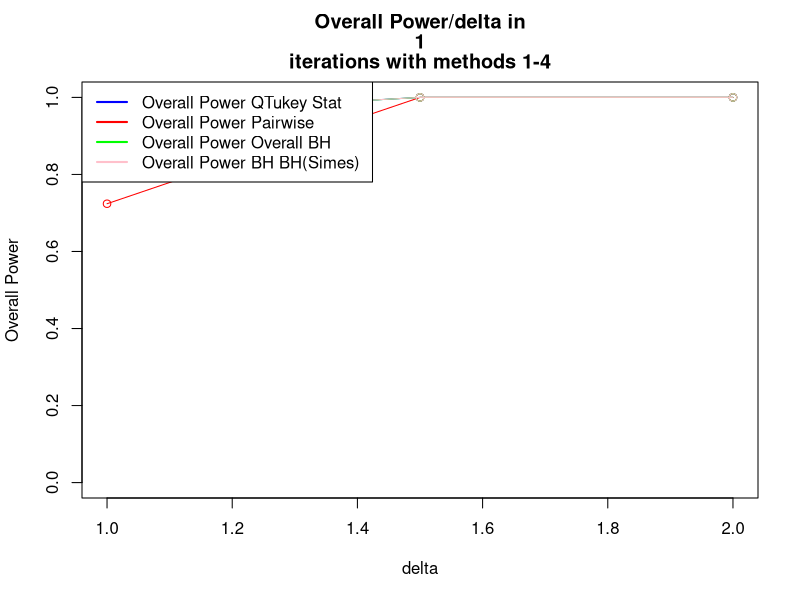
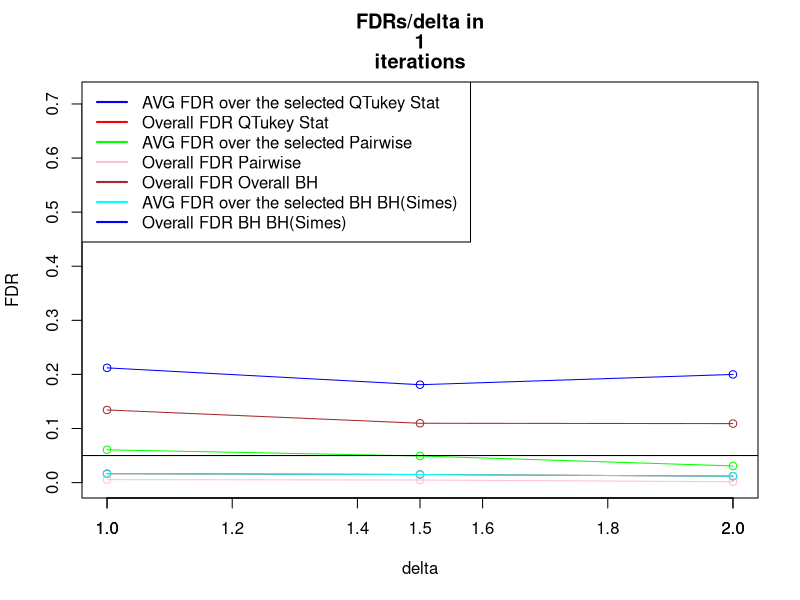
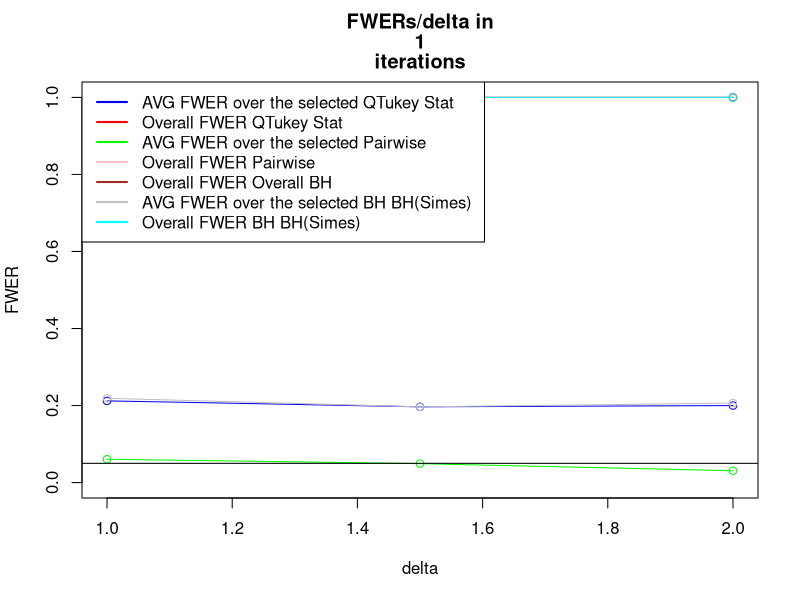
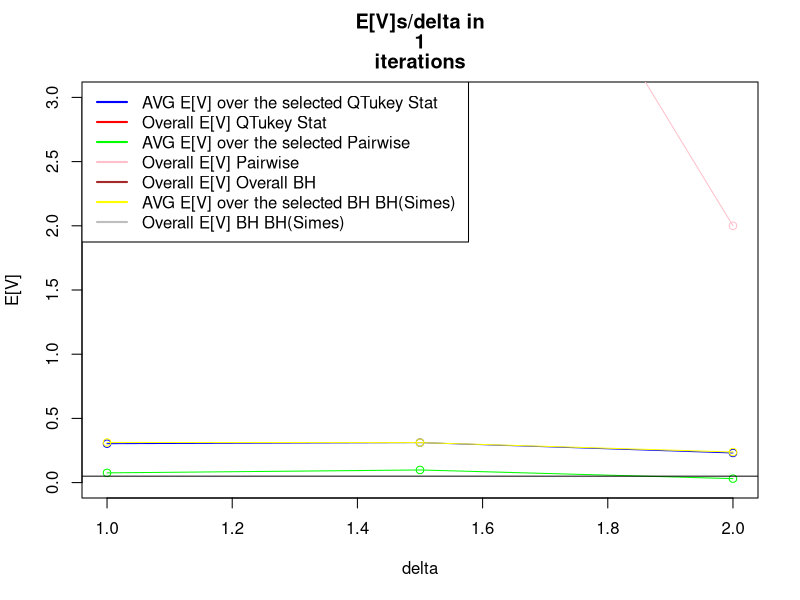
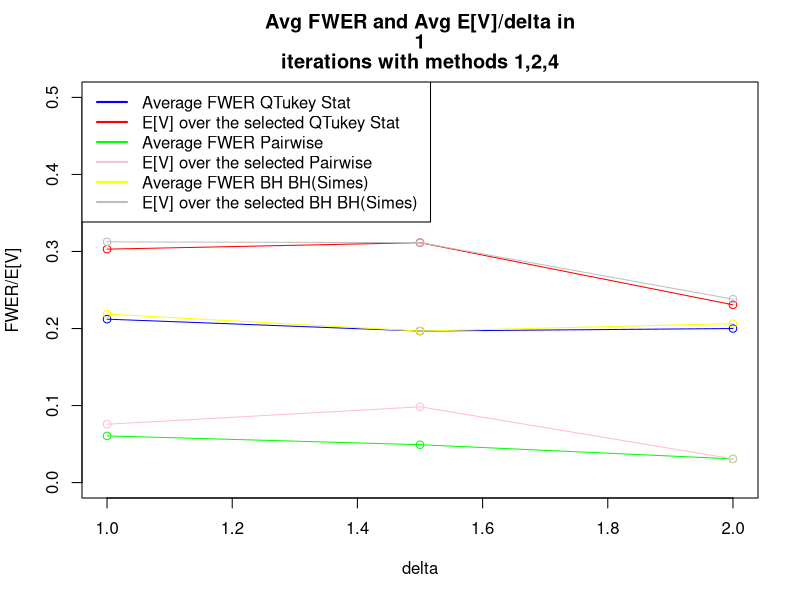

Recreate these plots in R, in order. (Note: this script raises an error after producing the figures.)
iteration <- setClass ("iteration",
                       #Data structure that holds data regarding a certain iteration (=manipulation of random numbers)        
                       slots=c(xbars="numeric",
                               pvals="numeric",
                               refVec="logical",
                               numOfTrues="numeric",
                               size="numeric",
                               proceduresApplied= "list"
                               
                       )
)
procedure <- setClass ("procedure",
                       #a data structure holding the results of certain procedure applied to an iteration
                       
                       slots=c(procedureName="function",
                               rejects="list",
                               fr="numeric",
                               power="numeric",
                               fdr="numeric",
                               fwer="numeric"
                       )
)

calcSimesPVals<- function (PVals){
  min(p.adjust(PVals, method="BH"))
}


calcPower<-function (rejectsLength, falseRejections, size,numOfFalseH0sInRef,details=FALSE){
  #returns num of  true rejections divided by the number of planned rejections
  #Prof Benjamini said: if a family has no signal then its' power is NaN.
  if (details==TRUE){
    print ("POWER CALC:")
    print (c("rejects:", rejectsLength))
    print (c("fr:", falseRejections))
    print (c("size:", size))
    print (c("numOfFalseH0sInRef:", numOfFalseH0sInRef))
    print (c("Power",(rejectsLength-falseRejections)/(size-numOfFalseH0sInRef)))
  }
  return ((rejectsLength-falseRejections)/(size-numOfFalseH0sInRef))
}

calcFDR<- function (rejects,falseRejections){
  if (rejects$length==0) return (0)
  else 
    return (falseRejections/rejects$length)
}

calcFWER<- function (rejects, falseRejections){
  if (rejects$length==0)
    return (0)
  if (falseRejections>0) 
    return (1)
  if (falseRejections==0) 
    return (0)
}

countFalseFamilyRejections <- function (rejects, numOfSignalFamilies){
  if (rejects$length==0){ #if there were no rejects at all
    return (0)
  }
  return (length(which(rejects$ix>numOfSignalFamilies)))
}

countFalseRejections<-function (rejects , refVec){
  if (rejects$length==0){ #if there were no rejects at all
    return (0)
  }
  
  fr<-0 #false rejections counter
  for (i in 1:rejects$length){ # count num of false rejects
#         print (c("len", length(refVec)))
#         print (c("rejects ix:" , rejects$ix[i]))
    if (refVec[rejects$ix[i]]==FALSE) { #if the rejection was false
      fr<-fr+1
    }
  }
  return (fr) 
}

SelectFamiliesBH<-function (familiesSimesPVals){
  #b<-p.adjust(familiesSimesPVals,method="BH")
  #return (which(b<0.05))
  #print ("SELECT: ")
  #print (Preject(familiesSimesPVals))
  #print ("BH SELECT")
  return (Preject(method="BH", pvals=familiesSimesPVals))
  
}  
#return Array of Selected Families and old ixs


OverallBHSelectedFamilies<-function (jointRejects,numOfGroups){
  newIXs<-unique(as.integer((jointRejects$ix-1)/(choose(numOfGroups,2))))+1
  return (list ("length"=length(newIXs), "ix"=newIXs))
  
}


rejectTukey <- function (xbars,S,groupSize,qStar){
  statistics=as.numeric(dist(xbars)/sqrt(S/groupSize))
  b<-which(statistics>=qStar)
  
  #   print (statistics)
  #   print ("Q*")
  #   print (qStar)
  #   print (list("length"=length(b), "ix"=b))
  return (list("length"=length(b), "ix"=b))
}

Preject <- function (method="BH", pvals=c(0), details=FALSE, alpha =0.05){
  a<-p.adjust(p=pvals,method=method)
  #   print (a)
  b<- which(a<alpha)
  return (list ("length"=length(b), "ix"=b))
}

calcTukeyPVal <-function(xbars,S,groupSize, numOfGroups){
  pval<- 1-ptukey(q=max(dist(xbars))/sqrt(S/groupSize), 
                  nmeans=numOfGroups ,df=numOfGroups * (groupSize-1))
  return (pval)
}

calcPairwisePVals <-function (xbars,S,groupSize, numOfGroups,i=1,details=FALSE){
  ##useful for method C phase 2
  pvals=2*(1-pt(q=dist(xbars)/sqrt(2*S[i]/groupSize),
                df= numOfGroups*(groupSize-1)))
  if (details==TRUE){
    print (c("PAIRWISE", pvals))
    print (as.numeric(pvals))
  }
  #   readline()
  return (as.numeric(pvals))
}

getRandomXBars <-function (size, numOfTrues, truesMu1=0, falsesMu1, sd=1,DesVector=NaN,details=FALSE){
  #if there's a Design vector supplied, normals will be generated according to it
  # otherwise the xbars will be made with the given parameters.
  
  if (is.nan(DesVector)[1]){
    xbar<- rep(NA,size) #init xbar
    xbar[1:numOfTrues]<- (rnorm(n=numOfTrues,mean=truesMu1,sd=sd)) 
    #define the null first families
    xbar[(numOfTrues+1):size]<- (rnorm(n=size-numOfTrues,mean=falsesMu1,sd=sd)) 
    #define the non-null last families  
  }
  else{
    xbar<- rep(NA,length(DesVector)) #init xbar
    xbar<- (rnorm(n=length(DesVector),mean=DesVector,sd=sd))   
  }
  if (details==TRUE){
    print (DesVector)
    print (xbar)  
  }
  
  #   readline()
  return (xbar)
}


setDesVector <-function (size, numOfZeros,mu=4){
  a<-rep(0,numOfZeros)
  b<-rep(mu,size-numOfZeros)
  return (c(a,b))
}

setRefVectorBig <-function(size, numOfZeros,mu, DesVector=NaN, details=FALSE){
  
  if (is.nan(DesVector)[1]){
    DesVector<-setDesVector(size,numOfZeros,mu)
  }
  
  if (details==TRUE){
    print ("DesVector:")
    print (DesVector)
    print ("RefVector:")
    print (as.logical(dist(DesVector)))
  }
  return (as.logical(dist(DesVector)))
}

# this method works only for numOfGroups=3, setRefVectorBig does this right for larger sizes
# setRefVector <- function (size, numOfTrues){
#   #initialize reference vector
#   refvec<-rep (NA,size)
#   refvec[1:numOfTrues]<- TRUE # these will be true discoveries
#   refvec[(numOfTrues+1):size]<- FALSE # these will be False Discoveries
#   return (refvec)
# }


#method A(3): Overall BH (one level)
#method B(2): QTukey Statistics (2 levels) 1: TukeyPval , 2: QTukey Stat
#method C(1): BH with pairwise Pval (2 levels) 1: TukeyPVal, 2:Pairwise PVal
#method 4: BH-BH (2 Levels: using Simes pval on first level )

#this algorithm builds "numOfFamilies" families, each family of size "numOfGroups",
#with "numOfTrues" trues and the rest of the families are false, with "numOfSignalFamilies"
#families in which there 
#is signal (=numOfTrues is used), and the rest of the families are with no signal (all mus are 0)
#then uses 3 different methods to reject.
tukeyTest2 <-function(n=10000, numOfFamilies=40, numOfGroups=3, numOfTrues=1, numOfSignalFamilies=5,
                      mindelta=0, maxdelta=4, interval=0.5, alpha=0.05, groupSize=16,details=FALSE,DesVector=NaN){
  
  
  #definition of constant df
  df=numOfGroups*(groupSize-1) #calculate degs of freedom
  
  #define constant methodnames
  METHOD_NAMES=rbind("QTukey Stat", "Pairwise", "Overall BH", "BH BH(Simes)")
  
  #decleration of matrices to keep means, size is # of methods * the number of mu values 
  OvrPowerMeans<-matrix(0,4,(maxdelta-mindelta)/interval+1)
  AVGPowerMeans<-matrix(0,4,(maxdelta-mindelta)/interval+1)
  AVGFDRMeans<-matrix(0,4,(maxdelta-mindelta)/interval+1)
  OvrFDRMeans<-matrix(0,4,(maxdelta-mindelta)/interval+1)
  AVGFWERMeans<-matrix(0,4,(maxdelta-mindelta)/interval+1)
  OvrFWERMeans<-matrix(0,4,(maxdelta-mindelta)/interval+1)
  OvrFRMeans<-matrix(0,4,(maxdelta-mindelta)/interval+1)
  AVGFRMeans<-matrix(0,4,(maxdelta-mindelta)/interval+1)
  
  FAMILYpowerMeans<-matrix(0,4,(maxdelta-mindelta)/interval+1)
  FAMILYFDRMeans<-matrix(0,4,(maxdelta-mindelta)/interval+1)
  FAMILYFWERMeans<-matrix(0,4,(maxdelta-mindelta)/interval+1)
  
  #declration of matrices to keep s.deviation, size is # of methods * the number of mu values 
  OvrPowerSD<-matrix(0,4,(maxdelta-mindelta)/interval+1)
  AVGPowerSD<-matrix(0,4,(maxdelta-mindelta)/interval+1)
  AVGFDRSD<-matrix(0,4,(maxdelta-mindelta)/interval+1)
  OvrFDRSD<-matrix(0,4,(maxdelta-mindelta)/interval+1)
  AVGFWERSD<-matrix(0,4,(maxdelta-mindelta)/interval+1)
  OvrFWERSD<-matrix(0,4,(maxdelta-mindelta)/interval+1)
  OvrFRSD<-matrix(0,4,(maxdelta-mindelta)/interval+1)
  AVGFRSD<-matrix(0,4,(maxdelta-mindelta)/interval+1)
  
  FAMILYpowerSD<-matrix(0,4,(maxdelta-mindelta)/interval+1)
  FAMILYFDRSD<-matrix(0,4,(maxdelta-mindelta)/interval+1)
  FAMILYFWERSD<-matrix(0,4,(maxdelta-mindelta)/interval+1)
  #   PowerOutput<-list()
  
  for (delta in seq(mindelta,maxdelta,interval)){
    
    #matrices for each delta
    TotalAVGFDR<-matrix(0,4,n)
    TotalAVGFWER<-matrix(0,4,n)
    TotalAVGPower<-matrix(0,4,n)
    TotalOvrFWER<-matrix(0,4,n)
    TotalOvrPower<-matrix(0,4,n)
    TotalAVGFR<-matrix(0,4,n)
    TotalOvrFR<-matrix(0,4,n)
    TotalOvrFDR<-matrix(0,4,n)
    FAMILYpower<-matrix(0,4,n)
    FAMILYFDR<-matrix(0,4,n)
    FAMILYFWER<-matrix(0,4,n)
    FAMILYFR<-matrix(0,4,n)
    
    print (delta)
    #     readline()
    
    #each iteration
    for (iters in 1:n){
      #       print (c("iter:" ,iters))
      
      #setup  of variables
      familyArray= list(numOfFamilies);
      familiesTukeyPVals = numeric(numOfFamilies);
      familiesSimesPVals = numeric(numOfFamilies);
      
      SelectedFamilies<-list(0);
      OverallRejectsLength<-numeric(4) # 4 slots for each method B/C/*/4
      OverallFR <- numeric(4)
      FDRSum <-numeric(4)
      FWERSum <- numeric(4)
      POWERSum <- numeric(4)
      
      if (is.nan(DesVector[1])){ #if desvector was not entered
        DesVector=c(rep(0,numOfGroups-numOfTrues), rep(1,numOfTrues))
      }
      numOfGroups=length(DesVector)
      tempDes=as.logical(dist(DesVector))
      numOfTrues=length(tempDes[tempDes==TRUE])
#         print (numOfGroups)
#         print (numOfTrues)
#       
      jointFamily <- new ("iteration",
                          size=choose(numOfGroups,2)*numOfFamilies,
                          numOfTrues=0+
                            #num of true hypotheses in the no signal zone
                            numOfSignalFamilies*(numOfTrues)
                          #num of true hypotheses in the signal zone           
      )
#             print (jointFamily)
      #       readline()
      ##init variance vector
      S=rchisq(n=numOfFamilies,df=df)/df
      
      for (i in 1:numOfFamilies){
        
        familyArray[[i]]= new ("iteration",
                               size=choose (numOfGroups,2),
                               numOfTrues=numOfTrues #=1
                               
        ) #init family
        
        
        if (i<=numOfSignalFamilies){ #first m1 families with signal
          
          
          familyArray[[i]]@refVec=setRefVectorBig(
            size=numOfGroups,
            numOfZeros=numOfGroups-numOfTrues,
            mu=delta,
            DesVector=DesVector,
            details=FALSE)
          
          #           print ("Reference vector:")
          #           print (familyArray[[i]]@refVec)
          #build reference Vector
#           tempDes<-DesVector
          #           tempDes[tempDes==0]<-(-delta)
#           print (i)
          familyArray[[i]]@xbars=getRandomXBars(size=numOfGroups,
                                                sd=sqrt(1/groupSize),
                                                DesVector=DesVector*delta,
                                                details=FALSE)
#           readline()
        }
        else { #m-m1 families no signal
          familyArray[[i]]@refVec=setRefVectorBig(
            size=numOfGroups,
            numOfZeros=numOfGroups,
            mu=0,
            details=FALSE)
          
          #build reference Vector (we set numOfTrues as 1 and falsesdelta as 0 so that all xbars are
          #generated around 0, the value of numOfTrues doesnt matter here)
#           print (i)
          familyArray[[i]]@xbars=getRandomXBars(size=numOfGroups,
                                                numOfTrues=1,
                                                falsesMu1=0,
                                                sd=sqrt(1/groupSize),
                                                details=FALSE)
        }
        #                             print ("Reference vector:")
        #                             print (familyArray[[i]]@refVec)
        if (details==TRUE){
          #                    print (i)
          #                    print (familyArray[[i]]@xbars)         
        } #end details print
        
        #calc Pairwise PVals for Method C(1)
        familyArray[[i]]@pvals=calcPairwisePVals(familyArray[[i]]@xbars,
                                                 S,
                                                 groupSize,
                                                 numOfGroups,
                                                 i=i,
                                                 details=FALSE)
        #        readline()
       
        
        familyArray[[i]]@proceduresApplied=append(familyArray[[i]]@proceduresApplied,
                                                  new ("procedure"))
        familyArray[[i]]@proceduresApplied=append(familyArray[[i]]@proceduresApplied,
                                                  new ("procedure"))
        familyArray[[i]]@proceduresApplied=append(familyArray[[i]]@proceduresApplied,
                                                  new ("procedure"))
        familyArray[[i]]@proceduresApplied=append(familyArray[[i]]@proceduresApplied,
                                                  new ("procedure"))
        familiesTukeyPVals[i]=calcTukeyPVal(familyArray[[i]]@xbars
                                            ,S[i],groupSize, numOfGroups)
        familiesSimesPVals[i]=calcSimesPVals(familyArray[[i]]@pvals)
        
        #calc Tukey PVals for method B(2)
        
#                 print (c("family tukey pval", i, familiesTukeyPVals[i]))
        
        #add to jointFamily for methods 3-4
        jointFamily@refVec=append(jointFamily@refVec,familyArray[[i]]@refVec)
        jointFamily@xbars=append(jointFamily@xbars,familyArray[[i]]@xbars)
        jointFamily@pvals=append(jointFamily@pvals,familyArray[[i]]@pvals)
        jointFamily@proceduresApplied=append(familyArray[[i]]@proceduresApplied,
                                             new ("procedure"))
        jointFamily@proceduresApplied=append(familyArray[[i]]@proceduresApplied,
                                             new ("procedure"))
      } #end for i
      
      if (details==TRUE){
        #         print (jointFamily)
        #         print (familiesSimesPVals)
        #         readline()
      }
      
      #method B,C step 1: select interesting families using BH
      SelectedFamilies[[1]]<-SelectFamiliesBH(familiesTukeyPVals)
      SelectedFamilies[[2]]<-SelectedFamilies[[1]] #for this stage selection for both methods is the same
      qStar=qtukey(p=1-alpha*SelectedFamilies[[1]]$length/numOfFamilies,
                   nmeans=numOfGroups,df=df)
      SelectedFamilies[[4]]<-SelectFamiliesBH(familiesSimesPVals)
      #method 3 - overall BH - take joint family and reject in it using BH
      jointFamily@proceduresApplied[[1]]@rejects=Preject(method="BH", pvals=jointFamily@pvals, alpha=0.05)
      
      SelectedFamilies[[3]]<-OverallBHSelectedFamilies(jointFamily@proceduresApplied[[1]]@rejects, numOfGroups)
#       print (SelectedFamilies[[3]])
      
      #       print (familyArray[[i]]@pvals, qStar)
#             print ("SELECTS FROM METHOD 4")
#             print (SelectedFamilies[[4]])
#                   readline()
      
      #calc Family Stats:
      for (methodix in 1:4){
        FAMILYFR[methodix,iters]<-countFalseFamilyRejections(SelectedFamilies[[methodix]],numOfSignalFamilies)
        
        FAMILYpower[methodix,iters]<-calcPower(rejects=SelectedFamilies[[methodix]]$length,
                                               falseRejections=FAMILYFR[methodix,iters],
                                               size=numOfFamilies,
                                               numOfFalseH0sInRef=numOfFamilies-numOfSignalFamilies,
                                               details=FALSE
        ) 
        FAMILYFDR[methodix,iters]<-calcFDR(rejects=SelectedFamilies[[methodix]],falseRejections=FAMILYFR[methodix,iters])
        FAMILYFWER[methodix,iters]<-calcFWER(rejects=SelectedFamilies[[methodix]],falseRejections=FAMILYFR[methodix,iters])
        
        if (details==TRUE){
          print (c("FAMILY POWER",methodix, FAMILYpower[methodix,iters]))
          print (c("FAMILY FR",methodix, FAMILYFR[methodix,iters]))
          print (c("FAMILY FDR",methodix, FAMILYFDR[methodix,iters]))
          print (c("FAMILY FWER",methodix, FAMILYFWER[methodix,iters]))
        }
      }
      
      
      ##method 1/2/4 step 2: #process BH/QTukey on selected families
      for (methodix in 1:4){ #run through methods
        
        #                 print (c("METHOD:", methodix))
        if (SelectedFamilies[[methodix]]$length>0){   #if there are any selected families
          for (i in 1:SelectedFamilies[[methodix]]$length){ #run thru selected families
            
            if (methodix==1 || methodix==4){
              #method 1=method C
              #method 4= BH BH (simes)
              #print ("1")
              # reject inside the selected families with BH alpha=0.05*r/m
              familyArray[[SelectedFamilies[[methodix]]$ix[i]]]@proceduresApplied[[methodix]]@rejects<-
                Preject(method="BH", pvals=familyArray[[SelectedFamilies[[methodix]]$ix[i]]]@pvals, 
                        alpha=alpha*SelectedFamilies[[methodix]]$length/numOfFamilies)
            }
            if (methodix==2){
              #methodB
              #print ("2")
              # reject inside the selected families with QTUKEY threshold
              familyArray[[SelectedFamilies[[methodix]]$ix[i]]]@proceduresApplied[[2]]@rejects<-
                rejectTukey( familyArray[[SelectedFamilies[[methodix]]$ix[i]]]@xbars,
                             S[SelectedFamilies[[methodix]]$ix[i]],
                             groupSize,
                             qStar)
              #               print (dist(familyArray[[SelectedFamilies[[methodix]]$ix[i]]]@xbars))
              #               print (familyArray[[SelectedFamilies[[methodix]]$ix[i]]]@refVec)
              #               readline()
            }
            
            if (methodix==3){
              #find the subset of the jointfamily which is corresponding to the i'th family rejects.
              familyNum<-SelectedFamilies[[methodix]]$ix[i]
#                             print (SelectedFamilies[[methodix]]$ix)
#                             print (c("familynum", familyNum, "numoFfamilies", numOfFamilies))
              m3rejects<-jointFamily@proceduresApplied[[1]]@rejects$ix
#                             print (m3rejects)
#                             print (numOfGroups)
                    
              # 
#               print (i)
              m3rejects<-m3rejects[m3rejects> (familyNum-1)*choose(numOfGroups,2) &
                                     m3rejects<= (familyNum)*choose(numOfGroups,2)] 
#               print (m3rejects)
              m3rejects<- (m3rejects %% choose(numOfGroups,2))
#               print (m3rejects)
#               print (m3rejects[m3rejects==0]);
              m3rejects[m3rejects==0]<- choose(numOfGroups,2)                         
              #               print ("after modulus")
#               print ("Method 3 rejects")
#                             print (m3rejects)
          

              familyArray[[SelectedFamilies[[methodix]]$ix[i]]]@proceduresApplied[[methodix]]@rejects<-
                list("length"=length(m3rejects), "ix"=m3rejects)
              
              
              #calc stats for joint family
              jointFamily@proceduresApplied[[methodix-2]]@fr=countFalseRejections(jointFamily@proceduresApplied[[methodix-2]]@rejects,jointFamily@refVec)
              jointFamily@proceduresApplied[[methodix-2]]@power=calcPower(jointFamily@proceduresApplied[[methodix-2]]@rejects$length,
                                                                          jointFamily@proceduresApplied[[methodix-2]]@fr,
                                                                          jointFamily@size, 
                                                                          jointFamily@size-jointFamily@numOfTrues)
              jointFamily@proceduresApplied[[methodix-2]]@fdr=calcFDR(jointFamily@proceduresApplied[[methodix-2]]@rejects,
                                                                      jointFamily@proceduresApplied[[methodix-2]]@fr)
              jointFamily@proceduresApplied[[methodix-2]]@fwer=calcFWER(jointFamily@proceduresApplied[[methodix-2]]@rejects, 
                                                                        jointFamily@proceduresApplied[[methodix-2]]@fr)
# readline()
              TotalOvrFDR[methodix,iters]=jointFamily@proceduresApplied[[methodix-2]]@fdr
              TotalOvrFWER[methodix,iters]=jointFamily@proceduresApplied[[methodix-2]]@fwer          
              TotalOvrFR[methodix,iters]=jointFamily@proceduresApplied[[methodix-2]]@fr
              TotalOvrPower[methodix,iters]=jointFamily@proceduresApplied[[methodix-2]]@power  					
            } #end methodix 3
     
            #calc frs,power,fdr,fwer for the ith selectedfamily
            familyArray[[SelectedFamilies[[methodix]]$ix[i]]]@proceduresApplied[[methodix]]@fr=
              countFalseRejections(
                familyArray[[SelectedFamilies[[methodix]]$ix[i]]]@proceduresApplied[[methodix]]@rejects,
                familyArray[[SelectedFamilies[[methodix]]$ix[i]]]@refVec)
            
            familyArray[[SelectedFamilies[[methodix]]$ix[i]]]@proceduresApplied[[methodix]]@power=
              calcPower(familyArray[[SelectedFamilies[[methodix]]$ix[i]]]@proceduresApplied[[methodix]]@rejects$length,
                        familyArray[[SelectedFamilies[[methodix]]$ix[i]]]@proceduresApplied[[methodix]]@fr, 
                        familyArray[[SelectedFamilies[[methodix]]$ix[i]]]@size, 
                        length(which(familyArray[[SelectedFamilies[[methodix]]$ix[i]]]@refVec==FALSE)), 
                        details=FALSE)
            
            familyArray[[SelectedFamilies[[methodix]]$ix[i]]]@proceduresApplied[[methodix]]@fdr=
              calcFDR(familyArray[[SelectedFamilies[[methodix]]$ix[i]]]@proceduresApplied[[methodix]]@rejects,
                      familyArray[[SelectedFamilies[[methodix]]$ix[i]]]@proceduresApplied[[methodix]]@fr)
            
            familyArray[[SelectedFamilies[[methodix]]$ix[i]]]@proceduresApplied[[methodix]]@fwer=
              calcFWER(familyArray[[SelectedFamilies[[methodix]]$ix[i]]]@proceduresApplied[[methodix]]@rejects,
                       familyArray[[SelectedFamilies[[methodix]]$ix[i]]]@proceduresApplied[[methodix]]@fr)
            if (details==TRUE){ 
              print (c("Family number:", SelectedFamilies[[methodix]]$ix[i]))
              print (c("FRs:", familyArray[[SelectedFamilies[[methodix]]$ix[i]]]@proceduresApplied[[methodix]]@fr))
              print (c("FDR:", familyArray[[SelectedFamilies[[methodix]]$ix[i]]]@proceduresApplied[[methodix]]@fdr))
              print (c("FWER: ", familyArray[[SelectedFamilies[[methodix]]$ix[i]]]@proceduresApplied[[methodix]]@fwer))
              print (c("Power: ", familyArray[[SelectedFamilies[[methodix]]$ix[i]]]@proceduresApplied[[methodix]]@power))
              print (c("Rejects:", familyArray[[SelectedFamilies[[methodix]]$ix[i]]]@proceduresApplied[[methodix]]@rejects$length))
            } #end details print
            POWERSum[methodix]=POWERSum[methodix]+ familyArray[[SelectedFamilies[[methodix]]$ix[i]]]@proceduresApplied[[methodix]]@power
            FDRSum[methodix]=FDRSum[methodix]+familyArray[[SelectedFamilies[[methodix]]$ix[i]]]@proceduresApplied[[methodix]]@fdr
            FWERSum[methodix]=FWERSum[methodix]+familyArray[[SelectedFamilies[[methodix]]$ix[i]]]@proceduresApplied[[methodix]]@fwer      		
            OverallFR[methodix]=OverallFR[methodix]+familyArray[[SelectedFamilies[[methodix]]$ix[i]]]@proceduresApplied[[methodix]]@fr
            OverallRejectsLength[methodix]=OverallRejectsLength[methodix]+familyArray[[SelectedFamilies[[methodix]]$ix[i]]]@
              proceduresApplied[[methodix]]@rejects$length
            #             
            #             print ("OVR REJECTS LENGTH")
            #             print (c("methodix", methodix))
            #             print (OverallRejectsLength[methodix])
            
          } #end for loop of i selected families     
          #           print (c("OVERALL REJECTS LENGTH method :", methodix ,OverallRejectsLength[methodix]))
          

          TotalAVGFDR[methodix, iters] <-FDRSum[methodix]/SelectedFamilies[[methodix]]$length
          if (is.nan(TotalAVGFDR[methodix, iters])) {
            TotalAVGFDR[methodix, iters]<-0
          }
          TotalAVGFWER[methodix, iters]<-FWERSum[methodix]/SelectedFamilies[[methodix]]$length
          if (is.nan(TotalAVGFDR[methodix, iters])) {
            TotalAVGFWER[methodix, iters]<-0
          }
          TotalAVGPower[methodix,iters]<-POWERSum[methodix]/SelectedFamilies[[methodix]]$length
          if (is.nan(TotalAVGPower[methodix, iters])) {
            TotalAVGPower[methodix, iters]<-0
          }
          #           print ("TOTAL OVR POWER CALC")
          #           print ("")
          TotalOvrPower[methodix, iters]<- calcPower(rejects=OverallRejectsLength[methodix],
                                                     falseRejections=OverallFR[methodix],
                                                     size=jointFamily@size,
                                                     numOfFalseH0sInRef=jointFamily@size-jointFamily@numOfTrues
          ) 
          
          TotalOvrFR[methodix, iters]<-OverallFR[methodix]
          TotalAVGFR[methodix, iters]<-OverallFR[methodix]/SelectedFamilies[[methodix]]$length
          
          TotalOvrFDR[methodix, iters]<- OverallFR[methodix]/OverallRejectsLength[methodix]
          if (is.nan(TotalOvrFDR[methodix, iters])) {
            TotalOvrFDR[methodix, iters]<-0
          }
          
          TotalOvrFWER[methodix, iters]<-sign(TotalOvrFDR[methodix, iters])
          if (is.nan(TotalOvrFWER[methodix, iters])) {
            TotalOvrFWER[methodix, iters]<-0
          }
          if (details==TRUE){
            print (c("Iteration:", iters, "delta:", delta, "method:", methodix))
            print (c("Average FDR:", FDRSum[methodix]/SelectedFamilies[[methodix]]$length))
            print (c("Overall FDR: ",  OverallFR[methodix]/OverallRejectsLength[methodix]))
            print (c("Average FWER: ", FWERSum[methodix]/SelectedFamilies[[methodix]]$length))
            print (c("Overall FR: ", OverallFR[methodix]))
            print (c("Interesting Families () are",SelectedFamilies[[methodix]]))
          
          }
          
          
        } #end if selected families exist
        else {
          #"no selected families in iteration - all stats  are 0"
          #           print ("no families selected")
          TotalAVGPower[methodix,iters]<-0
          TotalAVGFDR[methodix,iters]<-0
          TotalAVGFWER[methodix,iters]<-0
          TotalOvrFWER[methodix,iters]<-0
          TotalOvrPower[methodix,iters]<-0
          TotalOvrFR[methodix,iters]<-0
          TotalAVGFR[methodix,iters]<-0
          TotalOvrFDR[methodix,iters]<-0
        }
      } #end for methodix
      
      
      
      #			print ("TOTAL OVR FDR")
      #			print (TotalOvrFDR)
    } #end n for - iterations
    
    #print ("Total AVG FDR")
    #print (mean(TotalAVGFDR))
    #print ("Total AVG FWER")
    #print (mean(TotalAVGFWER))
    #print ("Total Ovr FR")
    #print (mean(TotalOvrFR))
    #print ("Total OVr FDR")
    #print (mean(TotalOvrFDR))
    
    for (methodix in 1:4){
      #calc final means
      AVGFDRMeans[methodix,(delta-mindelta)/interval+1]<-mean(TotalAVGFDR[methodix,])
      AVGFWERMeans[methodix,(delta-mindelta)/interval+1]<-mean(TotalAVGFWER[methodix,])
      AVGFRMeans[methodix,(delta-mindelta)/interval+1]<-mean(TotalAVGFR[methodix,])
      AVGPowerMeans[methodix,(delta-mindelta)/interval+1]<-mean(TotalAVGPower[methodix,])
      
      OvrPowerMeans[methodix,(delta-mindelta)/interval+1]<-mean(TotalOvrPower[methodix,])
      OvrFDRMeans[methodix,(delta-mindelta)/interval+1]<-mean(TotalOvrFDR[methodix,])
      OvrFWERMeans[methodix,(delta-mindelta)/interval+1]<-mean(TotalOvrFWER[methodix,])
      OvrFRMeans[methodix,(delta-mindelta)/interval+1]<-mean(TotalOvrFR[methodix,])
      
      FAMILYFDRMeans[methodix,(delta-mindelta)/interval+1]<-mean(FAMILYFDR[methodix,])
      FAMILYFWERMeans[methodix,(delta-mindelta)/interval+1]<-mean(FAMILYFWER[methodix,])
      FAMILYpowerMeans[methodix,(delta-mindelta)/interval+1]<-mean(FAMILYpower[methodix,])
      #calc final SDs
      AVGFDRSD[methodix,(delta-mindelta)/interval+1]<-sd(TotalAVGFDR[methodix,])
      OvrPowerSD[methodix,(delta-mindelta)/interval+1] <-sd(TotalOvrPower[methodix,])   
      AVGFWERSD[methodix,(delta-mindelta)/interval+1]<-sd(TotalAVGFWER[methodix,])
      AVGFRSD[methodix,(delta-mindelta)/interval+1]<-sd(TotalAVGFR[methodix,])
      
      OvrPowerSD[methodix,(delta-mindelta)/interval+1]<-sd(TotalOvrPower[methodix,])
      OvrFDRSD[methodix,(delta-mindelta)/interval+1]<-sd(TotalOvrFDR[methodix,])
      OvrFWERSD[methodix,(delta-mindelta)/interval+1]<-sd(TotalOvrFWER[methodix,])
      OvrFRSD[methodix,(delta-mindelta)/interval+1]<-sd(TotalOvrFR[methodix,])
      
      FAMILYFDRSD[methodix,(delta-mindelta)/interval+1]<-sd(FAMILYFDR[methodix,])
      FAMILYFWERSD[methodix,(delta-mindelta)/interval+1]<-sd(FAMILYFWER[methodix,])
      FAMILYpowerSD[methodix,(delta-mindelta)/interval+1]<-sd(FAMILYpower[methodix,])
      
      #			print ('Ovr fdrmeans')
      #			print (OvrFDRMeans)
      
    } #end methodix for 
    #     PowerOutput[[(mu-mindelta)/interval+1]]=TotalOvrPower
  } #end mu for
  
  
  
  #	print (OvrFDRMeans[1,])
  #	print (OvrFDRMeans[2,])
  #	print (AVGFDRMeans[1,])
  #	print (AVGFDRMeans[2,])
  #	
  
  plot (seq(mindelta,maxdelta,interval),OvrPowerMeans[1,], 
        col="blue", ylim=c(0,1),xlab= "delta", ylab= "Overall Power",
        main =c("Overall Power/delta in", n, "iterations with methods 1-4"), type="o")
  lines (seq(mindelta,maxdelta,interval),OvrPowerMeans[2,], col="red", type="o")
  lines (seq(mindelta,maxdelta,interval),OvrPowerMeans[3,], col="green", type="o")
  lines (seq(mindelta,maxdelta,interval),OvrPowerMeans[4,], col="pink", type="o")
  
  
  legend("topleft", 
         legend= c("Overall Power QTukey Stat ", "Overall Power Pairwise", 
                   "Overall Power Overall BH ","Overall Power BH BH(Simes) "), 
         lty=c(1,1,1,1),
         lwd=c(2,2,2,2),
         col=c("blue","red", "green", "pink")
  )
  plot (seq(mindelta,maxdelta,interval),AVGFDRMeans[1,], 
        col="blue", ylim=c(0,max(AVGFDRMeans[1,])+0.5),xlab= "delta", ylab= "FDR",
        main =c("FDRs/delta in", n, "iterations"), type="o",axes=TRUE)
  axis(side=1, at=seq(mindelta,maxdelta,interval));
  
  
  lines (seq(mindelta,maxdelta,interval),OvrFDRMeans[1,], col="red", type="o")
  lines (seq(mindelta,maxdelta,interval),AVGFDRMeans[2,], col="green", type="o")
  lines (seq(mindelta,maxdelta,interval),OvrFDRMeans[2,], col="pink", type="o")
  lines (seq(mindelta,maxdelta,interval),OvrFDRMeans[3,], col="brown", type="o")
  lines (seq(mindelta,maxdelta,interval),OvrFDRMeans[4,], col="cyan", type="o")
  abline (h=0.05, col="black")
  
  legend("topleft", 
         legend= c("AVG FDR over the selected QTukey Stat ", "Overall FDR QTukey Stat ",
                   "AVG FDR over the selected Pairwise", "Overall FDR Pairwise", 
                   "Overall FDR Overall BH ",
                   "AVG FDR over the selected BH BH(Simes) ", "Overall FDR BH BH(Simes) " ), 
         lty=c(1,1,1,1),
         lwd=c(2,2,2,2),
         col=c("blue","red", "green", "pink", "brown","cyan")
  )
  plot (seq(mindelta,maxdelta,interval),AVGFWERMeans[1,], 
        col="blue", ylim=c(0,1),xlab= "delta", ylab= "FWER",
        main =c("FWERs/delta in", n, "iterations"), type="o")
  lines (seq(mindelta,maxdelta,interval),OvrFWERMeans[1,], col="red", type="o")
  lines (seq(mindelta,maxdelta,interval),AVGFWERMeans[2,], col="green", type="o")
  lines (seq(mindelta,maxdelta,interval),OvrFWERMeans[2,], col="pink", type="o")
  lines (seq(mindelta,maxdelta,interval),OvrFWERMeans[3,], col="brown", type="o")
  lines (seq(mindelta,maxdelta,interval),AVGFWERMeans[4,], col="grey", type="o")
  lines (seq(mindelta,maxdelta,interval),OvrFWERMeans[4,], col="cyan", type="o")
  abline (h=0.05, col="black")
  
  legend("topleft", 
         legend= c("AVG FWER over the selected QTukey Stat ", "Overall FWER QTukey Stat ",
                   "AVG FWER over the selected Pairwise", "Overall FWER Pairwise", 
                   "Overall FWER Overall BH ", 
                   "AVG FWER over the selected BH BH(Simes) ","Overall FWER BH BH(Simes) "), 
         lty=c(1,1,1,1),
         lwd=c(2,2,2,2),
         col=c("blue","red", "green", "pink", "brown","grey", "cyan")
  )
  
  plot (seq(mindelta,maxdelta,interval),AVGFRMeans[1,], 
        col="blue", ylim=c(0,3),xlab= "delta", ylab= "E[V]",
        main =c("E[V]s/delta in", n, "iterations"), type="o")
  lines (seq(mindelta,maxdelta,interval),OvrFRMeans[1,], col="red", type="o")
  lines (seq(mindelta,maxdelta,interval),AVGFRMeans[2,], col="green", type="o")
  lines (seq(mindelta,maxdelta,interval),OvrFRMeans[2,], col="pink", type="o")
  lines (seq(mindelta,maxdelta,interval),OvrFRMeans[3,], col="brown", type="o")
  lines (seq(mindelta,maxdelta,interval),AVGFRMeans[4,], col="yellow", type="o")
  lines (seq(mindelta,maxdelta,interval),OvrFRMeans[4,], col="grey", type="o")
  abline (h=0.05, col="black")
  
  legend("topleft", 
         legend= c("AVG E[V] over the selected QTukey Stat ", "Overall E[V] QTukey Stat ", 
                   "AVG E[V] over the selected Pairwise", "Overall E[V] Pairwise", 
                   "Overall E[V] Overall BH ",
                   "AVG E[V] over the selected BH BH(Simes) ", "Overall E[V] BH BH(Simes) "), 
         lty=c(1,1,1,1),
         lwd=c(2,2,2,2),
         col=c("blue","red", "green", "pink", "brown","yellow","grey")
  )
  plot (seq(mindelta,maxdelta,interval),AVGFWERMeans[1,] , col="blue", ylim=c(0,0.5),
        ylab="FWER/E[V]", xlab="delta",
        main =c("Avg FWER and Avg E[V]/delta in", n, "iterations with methods 1,2,4"), type="o")
  #    readline()
  lines (seq(mindelta,maxdelta,interval),AVGFRMeans[1,], col="red", type="o")
  lines (seq(mindelta,maxdelta,interval),AVGFWERMeans[2,], col="green", type="o")
  lines (seq(mindelta,maxdelta,interval),AVGFRMeans[2,], col="pink", type="o")
  lines (seq(mindelta,maxdelta,interval),AVGFWERMeans[4,], col="yellow", type="o")
  lines (seq(mindelta,maxdelta,interval),AVGFRMeans[4,], col="grey", type="o")
  legend("topleft", 
         legend= c("Average FWER QTukey Stat ","E[V] over the selected QTukey Stat ",
                   "Average FWER Pairwise","E[V] over the selected Pairwise",
                   "Average FWER BH BH(Simes) ","E[V] over the selected BH BH(Simes) "), 
         lty=c(1,1,1,1),
         lwd=c(2,2,2,2),
         col=c("blue","red", "green", "pink","yellow","grey")
  )
  
  #change column names in table
  colnames(OvrPowerMeans)<-seq(mindelta,maxdelta,interval)
  colnames(AVGPowerMeans)<-seq(mindelta,maxdelta,interval)
  colnames(OvrFDRMeans)<-seq(mindelta,maxdelta,interval)
  colnames(AVGFDRMeans)<-seq(mindelta,maxdelta,interval)
  colnames(OvrFWERMeans)<-seq(mindelta,maxdelta,interval)
  colnames(OvrFRMeans)<-seq(mindelta,maxdelta,interval)
  colnames(AVGFRMeans)<-seq(mindelta,maxdelta,interval)
  colnames(AVGFWERMeans)<-seq(mindelta,maxdelta,interval)
  colnames(FAMILYFWERMeans)<-seq(mindelta,maxdelta,interval)
  colnames(FAMILYFDRMeans)<-seq(mindelta,maxdelta,interval)
  colnames(FAMILYpowerMeans)<-seq(mindelta,maxdelta,interval)
  
  colnames(OvrPowerSD)<-seq(mindelta,maxdelta,interval)
  colnames(AVGPowerSD)<-seq(mindelta,maxdelta,interval)
  colnames(OvrFDRSD)<-seq(mindelta,maxdelta,interval)
  colnames(AVGFDRSD)<-seq(mindelta,maxdelta,interval)
  colnames(OvrFWERSD)<-seq(mindelta,maxdelta,interval)
  colnames(OvrFRSD)<-seq(mindelta,maxdelta,interval)
  colnames(AVGFRSD)<-seq(mindelta,maxdelta,interval)
  colnames(AVGFWERSD)<-seq(mindelta,maxdelta,interval)
  colnames(FAMILYFWERSD)<-seq(mindelta,maxdelta,interval)
  colnames(FAMILYFDRSD)<-seq(mindelta,maxdelta,interval)
  colnames(FAMILYpowerSD)<-seq(mindelta,maxdelta,interval)
  #   rownames(OvrPowerMeans)<-c("QTukey Stat", "Pairwise", "Overall BH", "BH BH")
  
  print ("OVERALL POWER:")
  print (OvrPowerMeans)
  print ("AVG POWER:")
  print (AVGPowerMeans)
  print ("AVG FDR:")
  print( AVGFDRMeans)
  print ("OVERALL FDR:")
  print( OvrFDRMeans)
  print ("OVERALL FWER:")
  print(OvrFWERMeans)
  print ("OVERALL E[V]:")
  print(OvrFRMeans)
  print ("AVG E[V]: ")
  print (AVGFRMeans)
  print ("AVG FWER: ")
  print (AVGFWERMeans)
  print ("FAMILY POWER:")
  print (FAMILYpowerMeans)
  print ("FAMILY FDR:")
  print (FAMILYFDRMeans)
  print ("FAMILY FWER:")
  print (FAMILYFWERMeans)
  
  if (details==TRUE){
    print ("OVERALL POWER SD:")
    print (OvrPowerSD)
    print ("AVG POWER SD:")
    print (AVGPowerSD)
    print ("AVG FDR SD:")
    print( AVGFDRSD)
    print ("OVERALL FDR SD:")
    print( OvrFDRSD)
    print ("OVERALL FWER SD:")
    print(OvrFWERSD)
    print ("OVERALL E[V] SD:")
    print(OvrFRSD)
    print ("AVG E[V] SD: ")
    print (AVGFRSD)
    print ("AVG FWER SD: ")
    print (AVGFWERSD)
    print ("FAMILY POWER SD:")
    print (FAMILYpowerSD)
    print ("FAMILY FDR SD:")
    print (FAMILYFDRSD)
    print ("FAMILY FWER SD:")
    print (FAMILYFWERSD)
    
  }
  
  #export to EXCEL MEANS
  wb<-loadWorkbook(paste("TukeyTest MEANS",Sys.Date(),"numOfGroups=",numOfGroups,"n=",n,".xls"), create = TRUE)
  
  createSheet(wb, name = "AVG FDR")
  writeWorksheet(wb, cbind(METHOD_NAMES,AVGFDRMeans), sheet = "AVG FDR")
  createSheet(wb, name = "OVERALL POWER")
  writeWorksheet(wb, cbind(METHOD_NAMES,OvrPowerMeans),  sheet = "OVERALL POWER")
  createSheet(wb, name = "OVERALL FDR")
  writeWorksheet(wb, cbind(METHOD_NAMES,OvrFDRMeans), sheet = "OVERALL FDR")
  createSheet(wb, name = "OVERALL FWER")
  writeWorksheet(wb, cbind(METHOD_NAMES,OvrFWERMeans), sheet = "OVERALL FWER")
  createSheet(wb, name = "OVERALL E(V)")
  writeWorksheet(wb, cbind(METHOD_NAMES,OvrFRMeans), sheet = "OVERALL E(V)")
  createSheet(wb, name = "AVG E(V)")
  writeWorksheet(wb, cbind(METHOD_NAMES,AVGFRMeans), sheet = "AVG E(V)")
  createSheet(wb, name = "AVG FWER")
  writeWorksheet(wb, cbind(METHOD_NAMES,AVGFWERMeans), sheet = "AVG FWER")
  
  createSheet(wb, name = "FAMILY POWER")
  writeWorksheet(wb, cbind(METHOD_NAMES,OvrPowerMeans),  sheet = "FAMILY POWER")
  createSheet(wb, name = "FAMILY FDR")
  writeWorksheet(wb, cbind(METHOD_NAMES,OvrFDRMeans), sheet = "FAMILY FDR")
  createSheet(wb, name = "FAMILY FWER")
  writeWorksheet(wb, cbind(METHOD_NAMES,OvrFWERMeans), sheet = "FAMILY FWER")
  
  saveWorkbook(wb)
  
  #export to EXCEL SDs
  wb<-loadWorkbook(paste("TukeyTest sd",format(Sys.time(), "%d%m%y-%H-%M"),"numOfGroups=",numOfGroups,"n=",n,".xls"), create = TRUE)
  
  createSheet(wb, name = "AVG FDR")
  writeWorksheet(wb, cbind(METHOD_NAMES,AVGFDRSD), sheet = "AVG FDR")
  createSheet(wb, name = "OVERALL POWER")
  writeWorksheet(wb, cbind(METHOD_NAMES,OvrPowerSD),  sheet = "OVERALL POWER")
  createSheet(wb, name = "OVERALL FDR")
  writeWorksheet(wb, cbind(METHOD_NAMES,OvrFDRSD), sheet = "OVERALL FDR")
  createSheet(wb, name = "OVERALL FWER")
  writeWorksheet(wb, cbind(METHOD_NAMES,OvrFWERSD), sheet = "OVERALL FWER")
  createSheet(wb, name = "OVERALL E(V)")
  writeWorksheet(wb, cbind(METHOD_NAMES,OvrFRSD), sheet = "OVERALL E(V)")
  createSheet(wb, name = "AVG E(V)")
  writeWorksheet(wb, cbind(METHOD_NAMES,AVGFRSD), sheet = "AVG E(V)")
  createSheet(wb, name = "AVG FWER")
  writeWorksheet(wb, cbind(METHOD_NAMES,AVGFWERSD), sheet = "AVG FWER")
  createSheet(wb, name = "FAMILY POWER")
  writeWorksheet(wb, cbind(METHOD_NAMES,OvrPowerSD),  sheet = "FAMILY POWER")
  createSheet(wb, name = "FAMILY FDR")
  writeWorksheet(wb, cbind(METHOD_NAMES,OvrFDRSD), sheet = "FAMILY FDR")
  createSheet(wb, name = "FAMILY FWER")
  writeWorksheet(wb, cbind(METHOD_NAMES,OvrFWERSD), sheet = "FAMILY FWER")
  
  saveWorkbook(wb)
  
  
  #   print(PowerOutput)
}



#tukeyTest2(n=100)
# tukeyTest2(n=50, numOfGroups=5,numOfTrues=1, interval=0.5, mindelta=0, maxdelta=4,details=FALSE)
tukeyTest2(n=1,numOfSignalFamilies=50, numOfFamilies=10000,interval=0.5, mindelta=1, maxdelta=2
           ,DesVector=c(-1,-1,-1,-1,-1,1,1,1,1,1), details=FALSE)

# 
# compareWorkBookSDs<- function (name1="TukeyTest sd 161114-14-38 numOfGroups= 5 n= 50.xls" ,
#                                name2="TukeyTest sd 161114-14-37 numOfGroups= 5 n= 50.xls"){
#   setwd("C:/Users/Oria/Documents")
#   wb1<- loadWorkbook(name1)
#   wb2<- loadWorkbook(name2)
#   
#   AVG_FDR_1<-readWorksheetFromFile(name1,
#                                    sheet = "AVG FDR", 
#                                    startRow = 2, endRow = 5,startCol = 2, endCol = 10)
#   AVG_FDR_2<-readWorksheetFromFile(name2,
#                                    sheet = "AVG FDR", 
#                                    startRow = 2, endRow = 5,startCol = 2, endCol = 10)
#   print (AVG_FDR_1[1,1]) 
#   print (AVG_FDR_2[1,1])
#   
#   f=pf(q=AVG_FDR_1-AVG_FDR_2,df1=50,df2=50,lower.tail=TRUE)
#   print(f)
# }
# compareWorkBookSDs()
